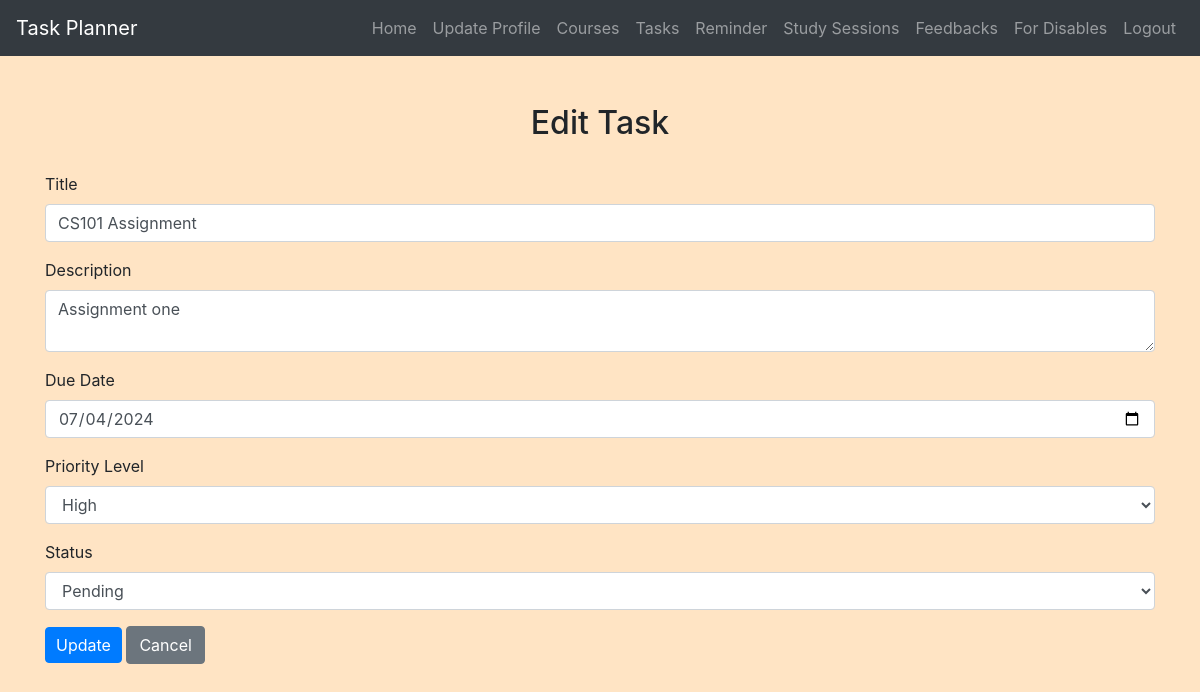
/edit_task.php?task_id=1 (signed in), run on the app's committed database.
### tables this page shows
CREATE TABLE `tasks` (
  `task_id` int(11) NOT NULL,
  `course_id` int(11) DEFAULT NULL,
  `user_id` int(11) DEFAULT NULL,
  `title` varchar(100) NOT NULL,
  `description` text DEFAULT NULL,
  `due_date` date DEFAULT NULL,
  `priority_level` enum('Low','Medium','High') DEFAULT NULL,
  `status` enum('Pending','Completed','Overdue') NOT NULL,
  `created_at` timestamp NOT NULL DEFAULT current_timestamp(),
  `updated_at` timestamp NOT NULL DEFAULT current_timestamp() ON UPDATE current_timestamp()
);

### edit_task.php (the view, shortened to what this page needs)
<?php
include('config.php');
$user_id = $_SESSION["id"];
if (isset($_GET["task_id"]) && !empty(trim($_GET["task_id"]))) {
    $task_id = trim($_GET["task_id"]);
    $sql = "SELECT * FROM Tasks WHERE task_id = ? AND user_id = ?";
    if ($stmt = $conn->prepare($sql)) {
        $stmt->bind_param("ii", $task_id, $user_id);
        if ($stmt->execute()) {
            $result = $stmt->get_result();
            if ($result->num_rows == 1) {
                $task = $result->fetch_assoc();
            } else {
                header("location: error.php");
                exit;
            }
        } else {
            echo "Error: Could not execute the fetch query.";
        }
    } else {
        echo "Error: Could not prepare the fetch query.";
    }
} else {
    header("location: error.php");
    exit;
}
?>
<!DOCTYPE html>
<html>
<head>
    <link rel="stylesheet" href="https://maxcdn.bootstrapcdn.com/bootstrap/4.5.2/css/bootstrap.min.css">
    <link rel="stylesheet" href="./css/style.css">
</head>
<body>
<?php include('navbar.php'); ?>
<div class="container mt-5">
    <h2>Edit Task</h2>
    <form action="edit_task.php?task_id=<?php echo $task_id; ?>" method="post">
        <div class="form-group">
            <label>Title</label>
            <input type="text" name="title" class="form-control" value="<?php echo htmlspecialchars($task['title']); ?>" required>
        </div>
        <div class="form-group">
            <label>Description</label>
            <textarea name="description" class="form-control" required><?php echo htmlspecialchars($task['description']); ?></textarea>
        </div>
        <div class="form-group">
            <label>Due Date</label>
            <input type="date" name="due_date" class="form-control" value="<?php echo htmlspecialchars($task['due_date']); ?>" min="<?php echo date('Y-m-d'); ?>" required>
        </div>
        <div class="form-group">
            <label>Priority Level</label>
            <select name="priority_level" class="form-control" required>
                <option value="High" <?php echo ($task['priority_level'] == 'High') ? 'selected' : ''; ?>>High</option>
            </select>
        </div>
        <div class="form-group">
            <label>Status</label>
            <select name="status" class="form-control" required>
                <option value="Pending" <?php echo ($task['status'] == 'Pending') ? 'selected' : ''; ?>>Pending</option>
            </select>
        </div>
        <div class="form-group">
            <input type="submit" class="btn btn-primary" value="Update">
            <a href="view_tasks.php" class="btn btn-secondary">Cancel</a>
        </div>
    </form>
</div>
</body>
</html>

### css/style.css (style rules this page uses)
body { background-color: bisque; }
h1, h2, h3, h4 { text-align: center; margin-top: 30px; margin-bottom: 30px; }
.btn-primary { padding: 5px 10px; }

### data on the page
tasks: title "CS101 Assignment", description "Assignment one", due_date "07/04/2024", priority_level "High", status "Pending"
